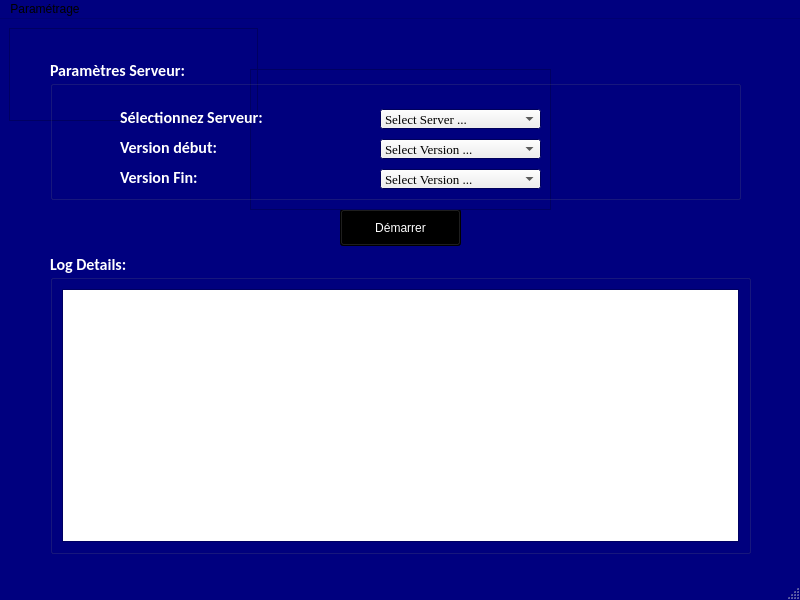
<?xml version="1.0" encoding="UTF-8"?>
<ui version="4.0">
 <class>MainWindow</class>
 <widget class="QMainWindow" name="MainWindow">
  <property name="geometry">
   <rect>
    <x>0</x>
    <y>0</y>
    <width>800</width>
    <height>600</height>
   </rect>
  </property>
  <property name="sizePolicy">
   <sizepolicy hsizetype="Minimum" vsizetype="Preferred">
    <horstretch>0</horstretch>
    <verstretch>0</verstretch>
   </sizepolicy>
  </property>
  <property name="palette">
   <palette>
    <active>
     <colorrole role="Base">
      <brush brushstyle="SolidPattern">
       <color alpha="255">
        <red>255</red>
        <green>255</green>
        <blue>255</blue>
       </color>
      </brush>
     </colorrole>
     <colorrole role="Window">
      <brush brushstyle="SolidPattern">
       <color alpha="255">
        <red>0</red>
        <green>0</green>
        <blue>127</blue>
       </color>
      </brush>
     </colorrole>
    </active>
    <inactive>
     <colorrole role="Base">
      <brush brushstyle="SolidPattern">
       <color alpha="255">
        <red>255</red>
        <green>255</green>
        <blue>255</blue>
       </color>
      </brush>
     </colorrole>
     <colorrole role="Window">
      <brush brushstyle="SolidPattern">
       <color alpha="255">
        <red>0</red>
        <green>0</green>
        <blue>127</blue>
       </color>
      </brush>
     </colorrole>
    </inactive>
    <disabled>
     <colorrole role="Base">
      <brush brushstyle="SolidPattern">
       <color alpha="255">
        <red>0</red>
        <green>0</green>
        <blue>127</blue>
       </color>
      </brush>
     </colorrole>
     <colorrole role="Window">
      <brush brushstyle="SolidPattern">
       <color alpha="255">
        <red>0</red>
        <green>0</green>
        <blue>127</blue>
       </color>
      </brush>
     </colorrole>
    </disabled>
   </palette>
  </property>
  <property name="windowTitle">
   <string>MainWindow</string>
  </property>
  <widget class="QWidget" name="centralwidget">
   <widget class="QFrame" name="frame">
    <property name="geometry">
     <rect>
      <x>9</x>
      <y>9</y>
      <width>249</width>
      <height>93</height>
     </rect>
    </property>
    <property name="frameShape">
     <enum>QFrame::StyledPanel</enum>
    </property>
    <property name="frameShadow">
     <enum>QFrame::Raised</enum>
    </property>
   </widget>
   <widget class="QPushButton" name="demarrer_btn">
    <property name="geometry">
     <rect>
      <x>340</x>
      <y>190</y>
      <width>121</width>
      <height>37</height>
     </rect>
    </property>
    <property name="sizePolicy">
     <sizepolicy hsizetype="Fixed" vsizetype="Fixed">
      <horstretch>0</horstretch>
      <verstretch>0</verstretch>
     </sizepolicy>
    </property>
    <property name="cursor">
     <cursorShape>PointingHandCursor</cursorShape>
    </property>
    <property name="styleSheet">
     <string notr="true">QPushButton:hover:!pressed
{
  border: 1px solid lime;
background-color: rgb(0, 0, 0);
font: 75 16pt &quot;Cambria&quot;;
color: rgb(255, 255, 255);
}

QPushButton
{
background-color: rgb(0, 0, 0);
font: 75 16pt &quot;Cambria&quot;;
color: rgb(255, 255, 255);
padding:5px;
}



</string>
    </property>
    <property name="text">
     <string>Démarrer</string>
    </property>
   </widget>
   <widget class="QGroupBox" name="log_group">
    <property name="geometry">
     <rect>
      <x>50</x>
      <y>234</y>
      <width>701</width>
      <height>301</height>
     </rect>
    </property>
    <property name="palette">
     <palette>
      <active>
       <colorrole role="WindowText">
        <brush brushstyle="SolidPattern">
         <color alpha="255">
          <red>255</red>
          <green>255</green>
          <blue>255</blue>
         </color>
        </brush>
       </colorrole>
      </active>
      <inactive>
       <colorrole role="WindowText">
        <brush brushstyle="SolidPattern">
         <color alpha="255">
          <red>255</red>
          <green>255</green>
          <blue>255</blue>
         </color>
        </brush>
       </colorrole>
      </inactive>
      <disabled>
       <colorrole role="WindowText">
        <brush brushstyle="SolidPattern">
         <color alpha="255">
          <red>120</red>
          <green>120</green>
          <blue>120</blue>
         </color>
        </brush>
       </colorrole>
      </disabled>
     </palette>
    </property>
    <property name="font">
     <font>
      <family>Calibri</family>
      <pointsize>12</pointsize>
      <weight>75</weight>
      <bold>true</bold>
     </font>
    </property>
    <property name="title">
     <string>Log Details:</string>
    </property>
    <layout class="QVBoxLayout" name="verticalLayout_7">
     <item>
      <widget class="QPlainTextEdit" name="log_area">
       <property name="font">
        <font>
         <family>Times New Roman</family>
         <pointsize>11</pointsize>
         <weight>50</weight>
         <bold>false</bold>
        </font>
       </property>
       <property name="readOnly">
        <bool>true</bool>
       </property>
      </widget>
     </item>
    </layout>
   </widget>
   <widget class="QFrame" name="frame_2">
    <property name="geometry">
     <rect>
      <x>250</x>
      <y>50</y>
      <width>301</width>
      <height>141</height>
     </rect>
    </property>
    <property name="frameShape">
     <enum>QFrame::StyledPanel</enum>
    </property>
    <property name="frameShadow">
     <enum>QFrame::Raised</enum>
    </property>
    <layout class="QVBoxLayout" name="verticalLayout"/>
   </widget>
   <widget class="QGroupBox" name="param_group">
    <property name="geometry">
     <rect>
      <x>50</x>
      <y>40</y>
      <width>691</width>
      <height>141</height>
     </rect>
    </property>
    <property name="palette">
     <palette>
      <active>
       <colorrole role="WindowText">
        <brush brushstyle="SolidPattern">
         <color alpha="255">
          <red>255</red>
          <green>255</green>
          <blue>255</blue>
         </color>
        </brush>
       </colorrole>
      </active>
      <inactive>
       <colorrole role="WindowText">
        <brush brushstyle="SolidPattern">
         <color alpha="255">
          <red>255</red>
          <green>255</green>
          <blue>255</blue>
         </color>
        </brush>
       </colorrole>
      </inactive>
      <disabled>
       <colorrole role="WindowText">
        <brush brushstyle="SolidPattern">
         <color alpha="255">
          <red>120</red>
          <green>120</green>
          <blue>120</blue>
         </color>
        </brush>
       </colorrole>
      </disabled>
     </palette>
    </property>
    <property name="font">
     <font>
      <family>Calibri</family>
      <pointsize>12</pointsize>
      <weight>75</weight>
      <bold>true</bold>
     </font>
    </property>
    <property name="title">
     <string>Paramètres Serveur:</string>
    </property>
    <widget class="QComboBox" name="select_server">
     <property name="geometry">
      <rect>
       <x>330</x>
       <y>50</y>
       <width>161</width>
       <height>20</height>
      </rect>
     </property>
     <property name="font">
      <font>
       <family>Times New Roman</family>
       <pointsize>10</pointsize>
       <weight>50</weight>
       <bold>false</bold>
      </font>
     </property>
     <item>
      <property name="text">
       <string>Select Server ...</string>
      </property>
     </item>
     <item>
      <property name="text">
       <string>MySQL</string>
      </property>
     </item>
     <item>
      <property name="text">
       <string>SQL Server</string>
      </property>
     </item>
    </widget>
    <widget class="QComboBox" name="select_version_debut">
     <property name="geometry">
      <rect>
       <x>330</x>
       <y>80</y>
       <width>161</width>
       <height>20</height>
      </rect>
     </property>
     <property name="font">
      <font>
       <family>Times New Roman</family>
       <pointsize>10</pointsize>
       <weight>50</weight>
       <bold>false</bold>
      </font>
     </property>
     <item>
      <property name="text">
       <string>Select Version ...</string>
      </property>
     </item>
    </widget>
    <widget class="QLabel" name="version_debut_label">
     <property name="geometry">
      <rect>
       <x>70</x>
       <y>80</y>
       <width>191</width>
       <height>16</height>
      </rect>
     </property>
     <property name="font">
      <font>
       <family>Calibri</family>
       <pointsize>12</pointsize>
       <weight>75</weight>
       <bold>true</bold>
      </font>
     </property>
     <property name="text">
      <string>Version début:</string>
     </property>
    </widget>
    <widget class="QLabel" name="select_server_label">
     <property name="geometry">
      <rect>
       <x>70</x>
       <y>50</y>
       <width>151</width>
       <height>16</height>
      </rect>
     </property>
     <property name="text">
      <string>Sélectionnez Serveur:</string>
     </property>
    </widget>
    <widget class="QLabel" name="version_fin_label">
     <property name="geometry">
      <rect>
       <x>70</x>
       <y>110</y>
       <width>111</width>
       <height>16</height>
      </rect>
     </property>
     <property name="text">
      <string>Version Fin:</string>
     </property>
    </widget>
    <widget class="QComboBox" name="select_version_fin">
     <property name="geometry">
      <rect>
       <x>330</x>
       <y>110</y>
       <width>161</width>
       <height>20</height>
      </rect>
     </property>
     <property name="font">
      <font>
       <family>Times New Roman</family>
       <pointsize>10</pointsize>
       <weight>50</weight>
       <bold>false</bold>
      </font>
     </property>
     <item>
      <property name="text">
       <string>Select Version ...</string>
      </property>
     </item>
    </widget>
   </widget>
  </widget>
  <widget class="QMenuBar" name="menubar">
   <property name="geometry">
    <rect>
     <x>0</x>
     <y>0</y>
     <width>800</width>
     <height>21</height>
    </rect>
   </property>
   <widget class="QMenu" name="menuparametres">
    <property name="title">
     <string>Paramétrage</string>
    </property>
    <addaction name="actionMysql_3"/>
    <addaction name="separator"/>
    <addaction name="actionSQL_Server_2"/>
   </widget>
   <addaction name="menuparametres"/>
  </widget>
  <widget class="QStatusBar" name="statusbar"/>
  <action name="actionMysql">
   <property name="text">
    <string>Mysql</string>
   </property>
  </action>
  <action name="actionSqlServer">
   <property name="text">
    <string>SqlServer</string>
   </property>
  </action>
  <action name="actionMysql_2">
   <property name="text">
    <string>Mysql</string>
   </property>
  </action>
  <action name="actionSQL_Server">
   <property name="text">
    <string>SQL Server</string>
   </property>
  </action>
  <action name="actionMysql_3">
   <property name="text">
    <string>Mysql</string>
   </property>
  </action>
  <action name="actionSQL_Server_2">
   <property name="text">
    <string>SQL Server</string>
   </property>
  </action>
 </widget>
 <resources/>
 <connections/>
</ui>
